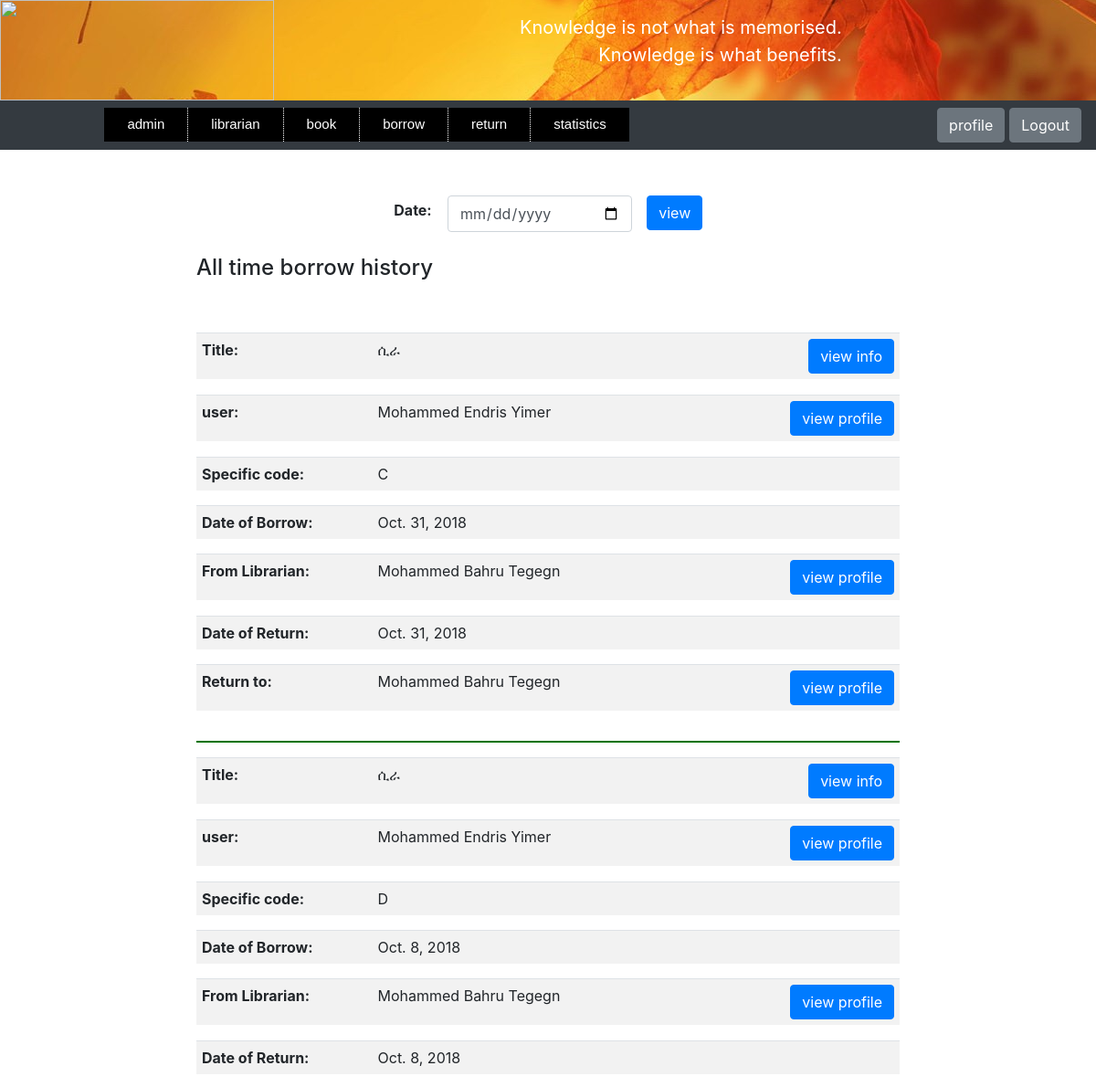
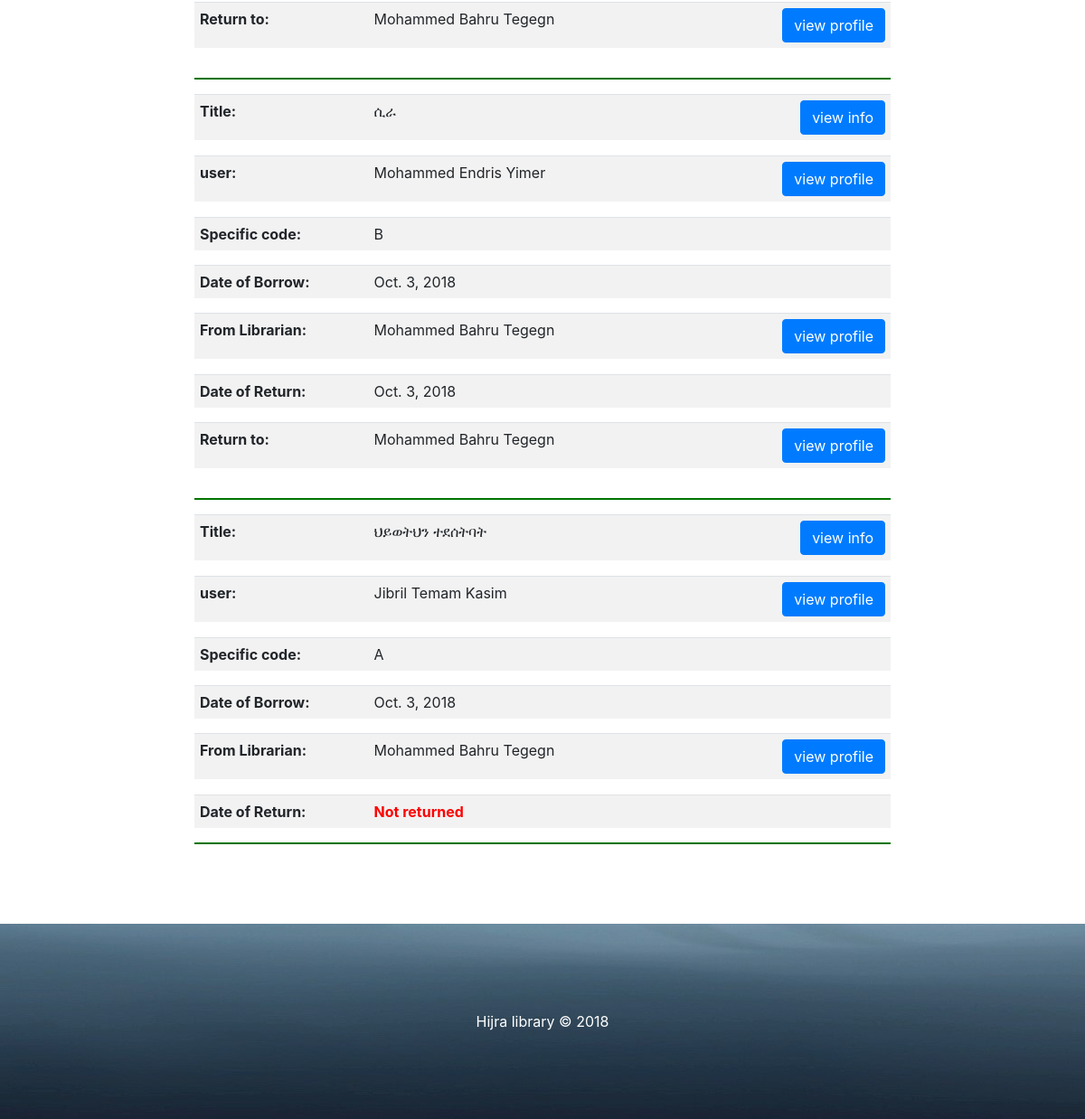
The page /view-book-borrow-by-admin/ (signed in) on the database its author committed (2 pictures, top to bottom).
### store/models.py (models this page shows, shortened)
class Borrow(models.Model):
    user = models.ForeignKey(User, on_delete=models.CASCADE)
    book = models.ForeignKey(Book, on_delete=models.CASCADE)
    librarian = models.ForeignKey(Librarian, on_delete=models.CASCADE, null=True, blank=True,
                                  related_name='borrow_librarian')
    specific_code = models.CharField(max_length=200)
    borrow_date = models.DateField()
    return_date = models.DateField(blank=True, null=True)
    return_to = models.ForeignKey(Librarian, on_delete=models.CASCADE, null=True, blank=True,
                                  related_name='return_librarian')

class Book(models.Model):
    code = models.CharField(max_length=200, unique=True)
    title = models.CharField(max_length=200)
    author = models.CharField(max_length=200)
    pub_year = models.PositiveSmallIntegerField(null=True, blank=True)
    category = models.ForeignKey(Category, on_delete=models.CASCADE, null=True, blank=True)
    description = models.TextField(blank=True)
    page = models.PositiveIntegerField()
    amount = models.PositiveIntegerField(default=1)
    specific_code = CollectionField(sort=True, unique_items=True, collection_type=set)
    borrow_specific_code = CollectionField(sort=True, unique_items=True, collection_type=set, blank=True)
    image = models.ImageField(upload_to='', blank=True, default='book.png')
    register_date = models.DateField()
    class Meta:
        unique_together = ('title', 'author', 'page')
    def image_tag(self):
        return mark_safe('<img src="%s" width="150" height="150"/>' % self.image.url)
    image_tag.short_description = 'Image'
    image_tag.allow_tags = True

class User(models.Model):
    user_id = models.CharField(max_length=200, blank=True, unique=True)
    name = models.CharField(max_length=200, help_text='Enter user Name')
    middle_name = models.CharField(max_length=200)
    last_name = models.CharField(max_length=200)
    phone_regex = RegexValidator(
        regex=r'^\+?1?\d{10,15}$',
        message='Phone number must be entered in the format : 0987654321 or +251987654321 up to 15 digits allowed'
    )
    phone = models.CharField(validators=[phone_regex], max_length=15)
    year = models.PositiveSmallIntegerField(blank=True, null=True, default=0)
    department = models.CharField(max_length=200, null=True, blank=True)
    email = models.EmailField(blank=True)
    password_regex = RegexValidator(
        regex=r'^\S{6,1024}',
        message='password must be at least 6 character'
    )
    password = models.CharField(validators=[password_regex], max_length=1024)
    password_hint = models.CharField(max_length=200, blank=True)
    sex = models.CharField(max_length=200, choices=(('male', 'male'), ('female', 'female')))
    photo = models.ImageField(blank=True, default='null.png')
    register_date = models.DateField()
    def image_tag(self):
        return mark_safe('<img src="%s" width="150" height="150"/>' % self.photo.url)
    image_tag.short_description = 'Photo'
    image_tag.allow_tags = True

class Librarian(models.Model):
    librarian_id = models.CharField(max_length=200, blank=True, unique=True)
    name = models.CharField(max_length=200)
    middle_name = models.CharField(max_length=200)
    last_name = models.CharField(max_length=200)
    phone_regex = RegexValidator(
        regex=r'^\+?1?\d{10,15}$',
        message='Phone number must be entered in the format : 0987654321 or +251987654321 up to 15 digits allowed'
    )
    phone = models.CharField(validators=[phone_regex], max_length=15)
    year = models.PositiveSmallIntegerField(blank=True, null=True, default=0)
    department = models.CharField(max_length=200, null=True, blank=True)
    email = models.EmailField(blank=True)
    password_regex = RegexValidator(
        regex=r'^\S{6,1024}',
        message='password must be at least 6 character'
    )
    password = models.CharField(validators=[password_regex], max_length=1024)
    password_hint = models.CharField(max_length=200, blank=True)
    sex = models.CharField(max_length=200, choices=(('male', 'male'), ('female', 'female')))
    photo = models.ImageField(blank=True, default='null.png')
    register_date = models.DateField()
    def image_tag(self):
        return mark_safe('<img src="%s" width="150" height="150"/>' % self.photo.url)
    image_tag.short_description = 'Photo'
    image_tag.allow_tags = True

### store/views.py (the view)
# urls.py: path('view-book-borrow-by-admin/', views.view_book_borrow_by_admin, name='view_book_borrow_by_admin'),
def view_book_borrow_by_admin(request):
    admin_id = request.session.get('admin_auth')
    if not admin_id:
        raise Http404("You are not Logged in")
    admin = Admin.objects.get(admin_id=admin_id)
    if request.method == "POST":
        form = DateSearchEngine(request.POST)
        if form.is_valid():
            date = request.POST.get('search_date')
            borrow = Borrow.objects.filter(borrow_date=date)
            for i in borrow:
                i.book.photo = "Images/" + str(i.book.image)
                i.user.image = "Images/" + str(i.user.photo)
                if i.librarian:
                    i.librarian.image = "Images/" + str(i.librarian.photo)
                if i.return_to:
                    i.return_to.image = "Images/" + str(i.return_to.photo)
            return render(request, 'webpages/view_book_borrow_by_admin.html',
                          {'form': form, 'borrow': borrow, 'date': date, 'sex': admin.sex})
        return render(request, 'webpages/view_book_borrow_by_admin.html', {'form': form, 'date': None})
    else:
        form = DateSearchEngine()
        borrow = Borrow.objects.all().order_by('borrow_date').reverse()
        for i in borrow:
            i.book.photo = "Images/" + str(i.book.image)
            i.user.image = "Images/" + str(i.user.photo)
            if i.librarian:
                i.librarian.image = "Images/" + str(i.librarian.photo)
            if i.return_to:
                i.return_to.image = "Images/" + str(i.return_to.photo)
        return render(request, 'webpages/view_book_borrow_by_admin.html',
                      {'form': form, 'borrow': borrow, 'date': 'All time', 'sex': admin.sex})

### store/forms.py (shortened to what this page needs)
class DateSearchEngine(forms.Form):
    search_date = forms.DateField(
        label='Date',
        widget=forms.DateInput(attrs={'type': 'date'}),
    )

### store/models.py (called while the page is built)
    def __str__(self):
        return self.name

### store/templates/webpages/view_book_borrow_by_admin.html (shortened to what this page needs)
<!DOCTYPE html>
<html lang="en">
<head>
    {% include "webpages/admin_page.html" %}
    {%load static%}
    {%load filter%}
    {% load widget_tweaks %}
    <link rel="stylesheet" href="{% static 'files/bootstrap/css/bootstrap.css' %}"  type="text/css" >
    <link rel="stylesheet" href="{% static 'files/style5.css' %}"  type="text/css" >
    <link rel="stylesheet" href="{% static 'files/style6.css' %}"  type="text/css" >
    <link rel="stylesheet" href="{% static 'files/style8.css' %}"  type="text/css" >
</head>
    <body>
        <div class = "container col-4">
        <form enctype="multipart/form-data" method="post" novalidate>
            {% for field in form.visible_fields %}
                <table style="width:100%; margin-top:0px;">
                    <tr >
                        <td style="width:20%;" align="center">
                            <strong>{{ field.label_tag }}</strong>
                        </td>
                        <td style="width:55%; vertical-align: top;">
                    {% if form.is_bound %}
                        {% if field.errors %}
                            {% render_field field class="form-control is-invalid" %}
                            {% for  error in field.errors %}
                                <div class="invalid-feedback">
                                    {{ error }}
                                </div>
                            {% endfor %}
                        {% else %}
                            {% render_field field class="form-control is-valid" %}
                        {% endif %}
                    {% else %}
                        {% render_field field class="form-control" %}
                    {% endif %}
                        </td>
                        <td style="width:25%; vertical-align: top;" align="center">
                    <button type="submit" class = "btn btn-primary" > view</button>
                        </td>
                    </tr>
                </table>
            {% endfor %}
        </form>
        </div>
        <div class="container col-8">
            {% if date  %}
                {% if borrow %}
                    <br><h4>{{date}} borrow history</h4><br><br>
                {% else %}
                    <br><h4>There is no borrow history on {{date}}</h4><br>
                {% endif %}
            {% endif %}
        </div>
        {% for i in borrow %}
        <div class="container col-8">
                {% if i.user.sex == sex %}
                <table  class="table table-striped">
                {% else %}
                 <table  class="table table-primary">
                 {% endif %}
                    <tr>
                        <td style="width: 25%;"><strong>Title:</strong></td>
                        <td style="width: 50%;">{{i.book.title}} </td>
                        <td style="width: 25%;" align="right">
                            <input type="button"  id ="button-book-{{i.id}}" class="btn btn-primary"  onclick="bookFunction({{i.id}})"
                      value="view info" ></td>
                    </tr>
                 {% if i.user.sex == sex %}
                    </table>
                 {% else %}
                    </table>
                {% endif %}
            </div>
            <div class="container col-8">
            </div>
        {% if i.user.sex == sex %}
            <div class="container col-8">
                <table  class="table table-striped">
                    <tr>
                        <td style="width: 25%;"><strong>user:</strong></td>
                        <td style="width: 50%;">{{i.user.name}} {{i.user.middle_name}}  {{i.user.last_name}}</td>
                        <td style="width: 25%;" align="right">
                            <input type="button"  id ="button-{{i.id}}" class="btn btn-primary"  onclick="myFunction({{i.id}})"
                      value="view profile" ></td>
                    </tr>
                </table>
            </div>
            <div class="container col-8">
            </div>
            <div class="container col-8">
                <table  class="table table-striped">
                    <tr>
                        <td style="width: 25%;"><strong>Specific code:</strong></td>
                        <td style="width: 75%;">{{i.specific_code}} </td>
                    </tr>
                </table>
            </div>
            {% if date == 'All time' %}
                <div class="container col-8">
                <table  class="table table-striped">
                    <tr>
                        <td style="width: 25%;"><strong>Date of Borrow:</strong></td>
                        <td style="width: 75%;">{{i.borrow_date}} </td>
                    </tr>
                </table>
                </div>
            {% endif %}
            {% if i.librarian %}
                <div class="container col-8">
                    <table  class="table table-striped">
                        <tr>
                            <td style="width: 25%;"><strong>From Librarian:</strong></td>
                            <td style="width: 50%;">{{i.librarian.name}} {{i.librarian.middle_name}}  {{i.librarian.last_name}}</td>
                            <td style="width: 25%;" align="right">
                                <input type="button"  id ="button4-{{i.id}}" class="btn btn-primary"  onclick="librarianFun({{i.id}})"
                                    value="view profile" style="margin-left:15px;"></td>
                        </tr>
                    </table>
                </div>
                <div class="container col-8">
                </div>
            {% endif %}
            <div class="container col-8">
                <table  class="table table-striped">
                    <tr>
                        <td style="width: 25%;"><strong>Date of Return:</strong></td>
                        {% if i.return_date %}
                            <td style="width: 75%;">{{i.return_date}} </td>
                        {% else %}
                            <td style="color:red;width: 75%;"><strong>Not returned</strong>
                        {% endif %}
                    </tr>
                </table>
            </div>
            {% if i.return_date %}
                {% if i.return_to %}
                <div class="container col-8">
                        <table  class="table table-striped">
                            <tr>
                                <td style="width: 25%;"><strong>Return to:</strong></td>
                                <td style="width: 50%;">{{i.return_to.name}} {{i.return_to.middle_name}}  {{i.return_to.last_name}}</td>
                                <td style="width: 25%;" align="right">
                                    <input type="button"  id ="button5-{{i.id}}" class="btn btn-primary"  onclick="returnLibrarianFun({{i.id}})"
                                        value="view profile" style="margin-left:15px;"></td>
                            </tr>
                        </table>
                </div>
                <div class="container col-8">
                </div>
                {% endif %}
            {% endif %}
        {% endif %}
        <div class="container col-8"><hr></div>
        {% endfor %}
    </body>
    <footer>
        {% include "webpages/footer.html" %}
    </footer>
</html>

### store/static/files/style3.css (style rules this page uses)
a.butt:link, a.back:visited, { background-color: #11aa44; color: white; }
table, th, td { border: 1px solid black; }

### store/static/files/style6.css (style rules this page uses)
.table-striped>tbody>tr>td { padding:6px; text-font:8px; }
hr { background-color: green; border-width:2px; }

### rows shown on the page
Borrow: book "ሲራ", user.name "Mohammed", user.middle_name "Endris", user.last_name "Yimer", specific_code "C", borrow_date "Oct. 31, 2018", librarian.name "Mohammed", librarian.middle_name "Bahru", librarian.last_name "Tegegn", return_date "Oct. 31, 2018", return_to.name "Mohammed", return_to.middle_name "Bahru", return_to.last_name "Tegegn"
Borrow: book "ሲራ", user.name "Mohammed", user.middle_name "Endris", user.last_name "Yimer", specific_code "D", borrow_date "Oct. 8, 2018", librarian.name "Mohammed", librarian.middle_name "Bahru", librarian.last_name "Tegegn", return_date "Oct. 8, 2018", return_to.name "Mohammed", return_to.middle_name "Bahru", return_to.last_name "Tegegn"
Borrow: book "ሲራ", user.name "Mohammed", user.middle_name "Endris", user.last_name "Yimer", specific_code "B", borrow_date "Oct. 3, 2018", librarian.name "Mohammed", librarian.middle_name "Bahru", librarian.last_name "Tegegn", return_date "Oct. 3, 2018", return_to.name "Mohammed", return_to.middle_name "Bahru", return_to.last_name "Tegegn"
Borrow: book "ህይወትህን ተደሰትባት", user.name "Jibril", user.middle_name "Temam", user.last_name "Kasim", specific_code "A", borrow_date "Oct. 3, 2018", librarian.name "Mohammed", librarian.middle_name "Bahru", librarian.last_name "Tegegn", shows "Not returned"

### other values the page prints
{{ field.label_tag }} "Date:"
{{ date }} "All time"
